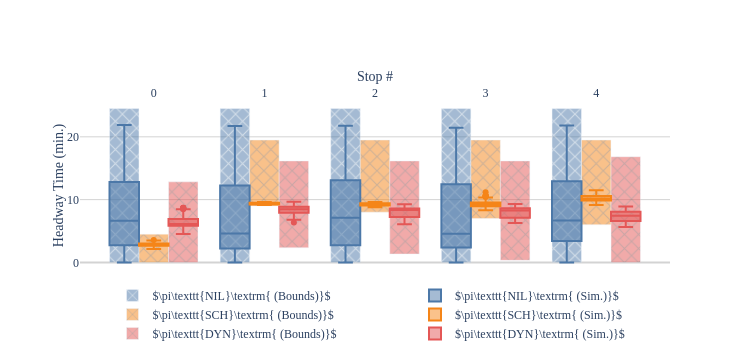
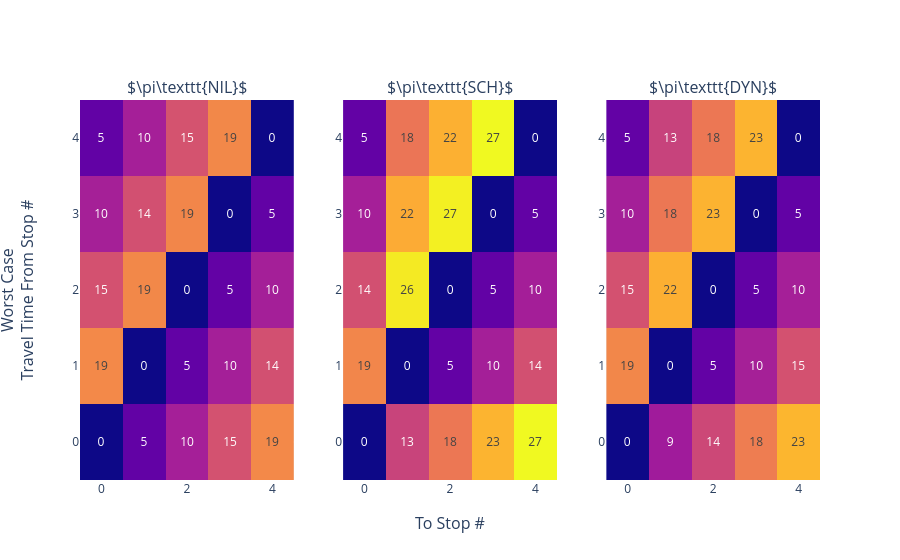

These figures' notebook cell, in order:
### Markdown cell above
## Exp 2: Holding Policy Only at the First Stop
Consider the case where only the first stop has holding policy.  This represents the case where buses are released from a terminal and service a circuit ending at the same terminal.

### Code cell
T_MAX = 60 * 24 * 7
N_STOPS = 5
BASE_ROUTE = [
    StopConfig(
        tau=(4, 4.5),
        delta=(0, 0.5),
        policy=BolehPolicy,
        policy_args={},
    ) for _ in range(N_STOPS)
]
START_TIMES = [0, 10, 20]

# Scheduled terminal departure
SCHED_ROUTE = deepcopy(BASE_ROUTE)
SCHED_ROUTE[0].policy = InfiniteSchedulePolicy
SCHED_ROUTE[0].policy_args = {'time_delta': 10, 'offset': 30}

# Headway driven holding
HEADWAY_ROUTE = deepcopy(BASE_ROUTE)
HEADWAY_ROUTE[0].policy = HeadwayDrivenPolicy
HEADWAY_ROUTE[0].policy_args = {'activation_ratio': 0.75, 'max_holding': 30}

routes = [
    RouteConfig(name=r'\pi\texttt{NIL}', route=BASE_ROUTE, start_times=START_TIMES),
    RouteConfig(name=r'\pi\texttt{SCH}', route=SCHED_ROUTE, start_times=START_TIMES),
    RouteConfig(name=r'\pi\texttt{DYN}', route=HEADWAY_ROUTE, start_times=START_TIMES),
]

run_experiment(exp_id='holdstop0', routes=routes, t_max=T_MAX)

### Figure 1 — Plotly figure (JSON) as saved in the notebook; plotly's stock layout.template omitted (floating-point values rounded to 4 significant figures; data arrays with more than 128 entries replaced by an {"elided": "..."} marker saying what was removed)
{"data": [{"base": [0], "legend": "legend", "marker": {"color": "#4C78A8", "pattern": {"shape": "x"}}, "name": "$\\pi\\texttt{NIL}\\textrm{ (Bounds)}$", "opacity": 0.5, "showlegend": true, "type": "bar", "width": 0.2667, "x": [-0.2667], "y": [24.5]}, {"legend": "legend2", "marker": {"color": "#4C78A8"}, "name": "$\\pi\\texttt{NIL}\\textrm{ (Sim.)}$", "opacity": 1, "showlegend": true, "type": "box", "width": 0.2667, "x": {"elided": "226 float values"}, "y": {"elided": "226 float values"}}, {"base": [0], "legend": "legend", "marker": {"color": "#4C78A8", "pattern": {"shape": "x"}}, "name": "$\\pi\\texttt{NIL}\\textrm{ (Bounds)}$", "opacity": 0.5, "showlegend": false, "type": "bar", "width": 0.2667, "x": [0.7333], "y": [24.5]}, {"legend": "legend2", "marker": {"color": "#4C78A8"}, "name": "$\\pi\\texttt{NIL}\\textrm{ (Sim.)}$", "opacity": 1, "showlegend": false, "type": "box", "width": 0.2667, "x": {"elided": "232 float values"}, "y": {"elided": "232 float values"}}, {"base": [0], "legend": "legend", "marker": {"color": "#4C78A8", "pattern": {"shape": "x"}}, "name": "$\\pi\\texttt{NIL}\\textrm{ (Bounds)}$", "opacity": 0.5, "showlegend": false, "type": "bar", "width": 0.2667, "x": [1.733], "y": [24.5]}, {"legend": "legend2", "marker": {"color": "#4C78A8"}, "name": "$\\pi\\texttt{NIL}\\textrm{ (Sim.)}$", "opacity": 1, "showlegend": false, "type": "box", "width": 0.2667, "x": {"elided": "238 float values"}, "y": {"elided": "238 float values"}}, {"base": [0], "legend": "legend", "marker": {"color": "#4C78A8", "pattern": {"shape": "x"}}, "name": "$\\pi\\texttt{NIL}\\textrm{ (Bounds)}$", "opacity": 0.5, "showlegend": false, "type": "bar", "width": 0.2667, "x": [2.733], "y": [24.5]}, {"legend": "legend2", "marker": {"color": "#4C78A8"}, "name": "$\\pi\\texttt{NIL}\\textrm{ (Sim.)}$", "opacity": 1, "showlegend": false, "type": "box", "width": 0.2667, "x": {"elided": "231 float values"}, "y": {"elided": "231 float values"}}, {"base": [0], "legend": "legend", "marker": {"color": "#4C78A8", "pattern": {"shape": "x"}}, "name": "$\\pi\\texttt{NIL}\\textrm{ (Bounds)}$", "opacity": 0.5, "showlegend": false, "type": "bar", "width": 0.2667, "x": [3.733], "y": [24.5]}, {"legend": "legend2", "marker": {"color": "#4C78A8"}, "name": "$\\pi\\texttt{NIL}\\textrm{ (Sim.)}$", "opacity": 1, "showlegend": false, "type": "box", "width": 0.2667, "x": {"elided": "213 float values"}, "y": {"elided": "213 float values"}}, {"base": [0], "legend": "legend", "marker": {"color": "#F58518", "pattern": {"shape": "x"}}, "name": "$\\pi\\texttt{SCH}\\textrm{ (Bounds)}$", "opacity": 0.5, "showlegend": true, "type": "bar", "width": 0.2667, "x": [-2.776e-17], "y": [4.5]}, {"legend": "legend2", "marker": {"color": "#F58518"}, "name": "$\\pi\\texttt{SCH}\\textrm{ (Sim.)}$", "opacity": 1, "showlegend": true, "type": "box", "width": 0.2667, "x": [-2.776e-17, -2.776e-17, -2.776e-17, -2.776e-17, -2.776e-17, -2.776e-17, -2.776e-17, -2.776e-17, -2.776e-17, -2.776e-17, -2.776e-17, -2.776e-17, -2.776e-17, -2.776e-17, -2.776e-17, -2.776e-17, -2.776e-17, -2.776e-17, -2.776e-17, -2.776e-17, -2.776e-17, -2.776e-17, -2.776e-17, -2.776e-17, -2.776e-17, -2.776e-17, -2.776e-17, -2.776e-17, -2.776e-17, -2.776e-17, -2.776e-17, -2.776e-17, -2.776e-17, -2.776e-17, -2.776e-17, -2.776e-17, -2.776e-17, -2.776e-17, -2.776e-17, -2.776e-17, -2.776e-17, -2.776e-17, -2.776e-17, -2.776e-17, -2.776e-17, -2.776e-17, -2.776e-17, -2.776e-17, -2.776e-17, -2.776e-17, -2.776e-17, -2.776e-17, -2.776e-17, -2.776e-17, -2.776e-17, -2.776e-17, -2.776e-17, -2.776e-17, -2.776e-17, -2.776e-17, -2.776e-17, -2.776e-17, -2.776e-17, -2.776e-17, -2.776e-17, -2.776e-17, -2.776e-17, -2.776e-17, -2.776e-17, -2.776e-17, -2.776e-17, -2.776e-17, -2.776e-17, -2.776e-17], "y": [2.581, 2.353, 2.897, 2.901, 3.491, 2.978, 3.046, 2.983, 2.633, 2.663, 3.131, 2.456, 2.82, 2.683, 2.879, 2.793, 2.305, 2.778, 2.924, 2.672, 2.831, 2.988, 3.025, 2.811, 3.102, 2.575, 2.945, 2.563, 3.096, 2.437, 2.76, 2.881, 3.318, 3.038, 3.051, 2.582, 2.741, 3.101, 3.012, 2.651, 3.167, 3.007, 2.361, 2.992, 2.907, 3.564, 3.258, 2.806, 3.166, 2.994, 2.879, 2.681, 2.822, 2.628, 2.97, 2.683, 2.976, 2.699, 2.714, 2.892, 2.694, 2.631, 3.1, 2.663, 2.589, 2.734, 2.545, 2.836, 3.095, 2.773, 3.189, 2.396, 2.896, 2.153]}, {"base": [9], "legend": "legend", "marker": {"color": "#F58518", "pattern": {"shape": "x"}}, "name": "$\\pi\\texttt{SCH}\\textrm{ (Bounds)}$", "opacity": 0.5, "showlegend": false, "type": "bar", "width": 0.2667, "x": [1], "y": [10.5]}, {"legend": "legend2", "marker": {"color": "#F58518"}, "name": "$\\pi\\texttt{SCH}\\textrm{ (Sim.)}$", "opacity": 1, "showlegend": false, "type": "box", "width": 0.2667, "x": [1, 1, 1, 1, 1, 1, 1, 1, 1, 1, 1, 1, 1, 1, 1], "y": [9.609, 9.372, 9.4, 9.62, 9.244, 9.406, 9.243, 9.568, 9.148, 9.152, 9.464, 9.417, 9.214, 9.513, 9.369]}, {"base": [8], "legend": "legend", "marker": {"color": "#F58518", "pattern": {"shape": "x"}}, "name": "$\\pi\\texttt{SCH}\\textrm{ (Bounds)}$", "opacity": 0.5, "showlegend": false, "type": "bar", "width": 0.2667, "x": [2], "y": [11.5]}, {"legend": "legend2", "marker": {"color": "#F58518"}, "name": "$\\pi\\texttt{SCH}\\textrm{ (Sim.)}$", "opacity": 1, "showlegend": false, "type": "box", "width": 0.2667, "x": [2, 2, 2, 2, 2, 2, 2, 2, 2, 2, 2, 2, 2, 2, 2, 2, 2, 2, 2, 2, 2, 2, 2, 2, 2, 2, 2, 2, 2, 2, 2, 2, 2, 2, 2, 2, 2, 2, 2, 2, 2, 2, 2, 2, 2], "y": [8.912, 9.502, 9.614, 9.444, 9.15, 9.458, 9.023, 9.511, 8.976, 9.202, 8.803, 8.894, 9.467, 8.981, 9.44, 9.263, 9.119, 9.362, 8.901, 8.937, 9.34, 9.326, 9.265, 9.071, 9.445, 9.583, 9.377, 9.186, 9.554, 9.096, 9.179, 9.217, 9.47, 8.932, 9.124, 9.438, 9.236, 8.813, 9.313, 9.432, 9.104, 9.269, 9.09, 9.349, 9.086]}, {"base": [7], "legend": "legend", "marker": {"color": "#F58518", "pattern": {"shape": "x"}}, "name": "$\\pi\\texttt{SCH}\\textrm{ (Bounds)}$", "opacity": 0.5, "showlegend": false, "type": "bar", "width": 0.2667, "x": [3], "y": [12.5]}, {"legend": "legend2", "marker": {"color": "#F58518"}, "name": "$\\pi\\texttt{SCH}\\textrm{ (Sim.)}$", "opacity": 1, "showlegend": false, "type": "box", "width": 0.2667, "x": [3, 3, 3, 3, 3, 3, 3, 3, 3, 3, 3, 3, 3, 3, 3, 3, 3, 3, 3, 3, 3, 3, 3, 3, 3, 3, 3, 3, 3, 3, 3, 3, 3, 3, 3, 3, 3, 3, 3, 3, 3, 3, 3, 3, 3, 3, 3, 3, 3, 3, 3, 3, 3, 3, 3, 3, 3, 3, 3, 3, 3, 3, 3, 3, 3, 3, 3, 3, 3, 3, 3, 3, 3, 3, 3, 3, 3, 3, 3, 3, 3, 3, 3], "y": [10.58, 9.414, 8.586, 8.953, 8.605, 8.94, 10.3, 8.886, 9.585, 9.268, 8.932, 8.949, 8.98, 9.199, 8.56, 8.918, 9.174, 8.91, 9.074, 9.902, 9.287, 9.064, 9.981, 10.28, 9.057, 9.336, 9.175, 9.243, 9.474, 9.249, 8.823, 8.979, 11.19, 8.846, 9.163, 8.954, 9.922, 9.123, 8.83, 8.917, 9.821, 8.943, 9.44, 9.522, 9.209, 9.537, 9.934, 8.895, 10.35, 9.468, 9.055, 10.1, 9.447, 10.22, 8.329, 9.375, 9.27, 9.221, 9.022, 10.62, 10.1, 9.305, 9.084, 8.789, 8.858, 10.55, 9.247, 9.245, 9.222, 8.999, 9.473, 10.64, 10.6, 10.07, 9.236, 9.114, 9.455, 10.42, 8.713, 9.426, 9.351, 9.124, 8.986]}, {"base": [6], "legend": "legend", "marker": {"color": "#F58518", "pattern": {"shape": "x"}}, "name": "$\\pi\\texttt{SCH}\\textrm{ (Bounds)}$", "opacity": 0.5, "showlegend": false, "type": "bar", "width": 0.2667, "x": [4], "y": [13.5]}, {"legend": "legend2", "marker": {"color": "#F58518"}, "name": "$\\pi\\texttt{SCH}\\textrm{ (Sim.)}$", "opacity": 1, "showlegend": false, "type": "box", "width": 0.2667, "x": [4, 4, 4, 4, 4, 4, 4, 4, 4, 4, 4, 4, 4, 4, 4, 4, 4, 4, 4, 4, 4, 4, 4, 4, 4, 4, 4, 4, 4, 4, 4, 4, 4, 4, 4, 4, 4, 4, 4, 4, 4, 4, 4, 4, 4, 4, 4, 4, 4, 4, 4, 4], "y": [10.87, 10.52, 10.64, 10.05, 10.85, 9.857, 10.21, 10.4, 9.526, 10.62, 9.841, 10.03, 10.35, 10.07, 10.29, 9.922, 10.89, 9.607, 10.05, 10.1, 11.5, 9.895, 10.95, 11.28, 9.257, 9.846, 10.54, 10.52, 9.15, 9.855, 9.855, 10.5, 9.843, 9.603, 9.967, 10.39, 10.76, 10.04, 10.42, 9.954, 9.658, 9.947, 10.63, 10.13, 10.39, 10.13, 10.26, 10.91, 10.64, 10.99, 9.881, 9.518]}, {"base": [0], "legend": "legend", "marker": {"color": "#E45756", "pattern": {"shape": "x"}}, "name": "$\\pi\\texttt{DYN}\\textrm{ (Bounds)}$", "opacity": 0.5, "showlegend": true, "type": "bar", "width": 0.2667, "x": [0.2667], "y": [12.83]}, {"legend": "legend2", "marker": {"color": "#E45756"}, "name": "$\\pi\\texttt{DYN}\\textrm{ (Sim.)}$", "opacity": 1, "showlegend": true, "type": "box", "width": 0.2667, "x": [0.2667, 0.2667, 0.2667, 0.2667, 0.2667, 0.2667, 0.2667, 0.2667, 0.2667, 0.2667, 0.2667, 0.2667, 0.2667, 0.2667, 0.2667, 0.2667, 0.2667, 0.2667, 0.2667, 0.2667, 0.2667, 0.2667, 0.2667, 0.2667, 0.2667, 0.2667, 0.2667, 0.2667, 0.2667, 0.2667, 0.2667, 0.2667, 0.2667, 0.2667, 0.2667, 0.2667, 0.2667, 0.2667, 0.2667, 0.2667, 0.2667, 0.2667, 0.2667, 0.2667, 0.2667, 0.2667, 0.2667, 0.2667, 0.2667, 0.2667, 0.2667, 0.2667, 0.2667, 0.2667, 0.2667, 0.2667, 0.2667, 0.2667, 0.2667, 0.2667, 0.2667, 0.2667, 0.2667, 0.2667, 0.2667, 0.2667, 0.2667, 0.2667, 0.2667, 0.2667, 0.2667, 0.2667, 0.2667, 0.2667, 0.2667, 0.2667], "y": [5.482, 8.484, 5.56, 6.016, 6.128, 6.566, 8.51, 8.478, 6.846, 5.963, 8.661, 5.76, 6.127, 5.912, 6.195, 5.738, 5.74, 6.081, 6.041, 5.915, 6.176, 8.507, 8.193, 6.974, 6.022, 8.304, 8.615, 5.563, 8.728, 5.611, 6.235, 6.602, 4.51, 6.524, 8.192, 5.859, 8.338, 5.939, 6.049, 5.827, 7.409, 5.839, 4.645, 6.052, 6.642, 6.002, 6.051, 7.16, 5.796, 5.971, 6.433, 6.241, 6.531, 5.841, 6.807, 6.08, 6.001, 5.833, 5.897, 7.999, 5.586, 8.699, 6.38, 6.482, 6.322, 5.514, 6.535, 6.706, 8.274, 8.061, 5.906, 5.778, 6.234, 8.654, 5.666, 5.247]}, {"base": [2.333], "legend": "legend", "marker": {"color": "#E45756", "pattern": {"shape": "x"}}, "name": "$\\pi\\texttt{DYN}\\textrm{ (Bounds)}$", "opacity": 0.5, "showlegend": false, "type": "bar", "width": 0.2667, "x": [1.267], "y": [13.83]}, {"legend": "legend2", "marker": {"color": "#E45756"}, "name": "$\\pi\\texttt{DYN}\\textrm{ (Sim.)}$", "opacity": 1, "showlegend": false, "type": "box", "width": 0.2667, "x": [1.267, 1.267, 1.267, 1.267, 1.267, 1.267, 1.267, 1.267, 1.267, 1.267, 1.267, 1.267, 1.267, 1.267, 1.267, 1.267, 1.267, 1.267, 1.267, 1.267, 1.267, 1.267, 1.267, 1.267, 1.267, 1.267, 1.267, 1.267, 1.267, 1.267, 1.267, 1.267, 1.267, 1.267, 1.267, 1.267, 1.267, 1.267, 1.267, 1.267, 1.267, 1.267, 1.267, 1.267, 1.267, 1.267, 1.267, 1.267, 1.267, 1.267, 1.267], "y": [9.252, 8.376, 8.641, 6.916, 8.403, 8.27, 8.63, 8.627, 8.263, 9.211, 6.959, 8.88, 8.623, 8.735, 8.495, 7.469, 8.866, 9.061, 7.032, 8.628, 7.899, 9.667, 6.349, 7.258, 7.95, 8.995, 8.285, 7.874, 6.815, 8.373, 8.358, 6.781, 8.746, 9.275, 8.158, 9.088, 8.864, 7.454, 9.025, 8.823, 7.056, 8.66, 9.174, 8.206, 8.466, 8.282, 8.368, 9.159, 7.788, 8.745, 8.919]}, {"base": [1.333], "legend": "legend", "marker": {"color": "#E45756", "pattern": {"shape": "x"}}, "name": "$\\pi\\texttt{DYN}\\textrm{ (Bounds)}$", "opacity": 0.5, "showlegend": false, "type": "bar", "width": 0.2667, "x": [2.267], "y": [14.83]}, {"legend": "legend2", "marker": {"color": "#E45756"}, "name": "$\\pi\\texttt{DYN}\\textrm{ (Sim.)}$", "opacity": 1, "showlegend": false, "type": "box", "width": 0.2667, "x": [2.267, 2.267, 2.267, 2.267, 2.267, 2.267, 2.267, 2.267, 2.267, 2.267, 2.267, 2.267, 2.267, 2.267, 2.267, 2.267, 2.267, 2.267, 2.267, 2.267, 2.267, 2.267, 2.267, 2.267, 2.267, 2.267, 2.267, 2.267, 2.267, 2.267, 2.267, 2.267, 2.267, 2.267, 2.267, 2.267, 2.267, 2.267, 2.267, 2.267, 2.267, 2.267, 2.267, 2.267, 2.267, 2.267, 2.267, 2.267, 2.267, 2.267, 2.267, 2.267, 2.267, 2.267, 2.267, 2.267, 2.267, 2.267, 2.267, 2.267, 2.267, 2.267, 2.267, 2.267, 2.267, 2.267, 2.267, 2.267, 2.267, 2.267, 2.267, 2.267, 2.267, 2.267], "y": [8.803, 6.506, 8.567, 7.184, 8.518, 6.073, 7.288, 8.653, 8.808, 7.069, 7.965, 7.891, 8.376, 8.719, 9.145, 9.261, 8.787, 6.929, 8.603, 7.374, 8.924, 6.657, 6.25, 8.425, 7.507, 8.531, 8.749, 7.51, 6.959, 6.973, 8.294, 7.185, 7.066, 8.196, 8.75, 8.469, 8.953, 7.519, 8.467, 8.215, 8.964, 8.383, 7.862, 6.551, 8.363, 7.573, 8.858, 8.403, 8.634, 8.789, 6.92, 8.367, 8.548, 8.721, 8.424, 7.227, 8.473, 8.529, 6.401, 7.447, 8.604, 8.335, 9.105, 8.34, 7.075, 6.444, 8.597, 7.247, 6.648, 8.568, 8.219, 8.18, 8.223, 8.86]}, {"base": [0.3333], "legend": "legend", "marker": {"color": "#E45756", "pattern": {"shape": "x"}}, "name": "$\\pi\\texttt{DYN}\\textrm{ (Bounds)}$", "opacity": 0.5, "showlegend": false, "type": "bar", "width": 0.2667, "x": [3.267], "y": [15.83]}, {"legend": "legend2", "marker": {"color": "#E45756"}, "name": "$\\pi\\texttt{DYN}\\textrm{ (Sim.)}$", "opacity": 1, "showlegend": false, "type": "box", "width": 0.2667, "x": [3.267, 3.267, 3.267, 3.267, 3.267, 3.267, 3.267, 3.267, 3.267, 3.267, 3.267, 3.267, 3.267, 3.267, 3.267, 3.267, 3.267, 3.267, 3.267, 3.267, 3.267, 3.267, 3.267, 3.267, 3.267, 3.267, 3.267, 3.267, 3.267, 3.267, 3.267, 3.267, 3.267, 3.267, 3.267, 3.267, 3.267, 3.267, 3.267, 3.267, 3.267, 3.267, 3.267, 3.267, 3.267, 3.267, 3.267, 3.267, 3.267, 3.267, 3.267, 3.267, 3.267, 3.267, 3.267, 3.267, 3.267, 3.267, 3.267, 3.267, 3.267, 3.267, 3.267, 3.267, 3.267, 3.267, 3.267, 3.267, 3.267, 3.267, 3.267, 3.267, 3.267, 3.267, 3.267, 3.267, 3.267, 3.267, 3.267, 3.267, 3.267, 3.267, 3.267, 3.267, 3.267, 3.267, 3.267, 3.267, 3.267, 3.267, 3.267, 3.267, 3.267, 3.267, 3.267, 3.267, 3.267, 3.267, 3.267, 3.267, 3.267, 3.267, 3.267, 3.267, 3.267, 3.267, 3.267, 3.267, 3.267, 3.267, 3.267, 3.267, 3.267], "y": [7.513, 8.452, 8.382, 9.004, 8.138, 8.548, 8.649, 8.51, 7.014, 8.313, 6.802, 8.86, 8.395, 8.264, 8.374, 9.179, 9.249, 6.988, 9.299, 6.73, 7.014, 8.712, 9.089, 6.323, 8.615, 7.353, 6.806, 8.459, 6.453, 6.563, 8.297, 7.448, 8.619, 6.441, 7.198, 8.305, 8.469, 7.08, 8.96, 8.146, 6.592, 8.6, 8.625, 8.248, 8.427, 8.951, 6.666, 8.428, 8.618, 8.874, 8.614, 9.192, 7.198, 9.23, 8.065, 8.056, 8.094, 7.55, 8.557, 8.543, 9.164, 6.285, 8.484, 8.254, 6.488, 6.604, 8.914, 7.183, 8.868, 8.312, 8.881, 7.136, 8.474, 8.339, 7.364, 7.002, 7.169, 8.676, 7.083, 8.806, 8.09, 8.315, 7.2, 7.168, 8.014, 8.453, 8.135, 8.638, 8.736, 6.684, 6.59, 7.642, 6.666, 8.702, 7.758, 7.202, 8.656, 7.553, 8.732, 8.452, 6.395, 8.418, 6.926, 6.421, 8.143, 7.046, 8.313, 7.231, 8.239, 6.51, 9.108, 6.74, 6.884]}, {"base": [0], "legend": "legend", "marker": {"color": "#E45756", "pattern": {"shape": "x"}}, "name": "$\\pi\\texttt{DYN}\\textrm{ (Bounds)}$", "opacity": 0.5, "showlegend": false, "type": "bar", "width": 0.2667, "x": [4.267], "y": [16.83]}, {"legend": "legend2", "marker": {"color": "#E45756"}, "name": "$\\pi\\texttt{DYN}\\textrm{ (Sim.)}$", "opacity": 1, "showlegend": false, "type": "box", "width": 0.2667, "x": [4.267, 4.267, 4.267, 4.267, 4.267, 4.267, 4.267, 4.267, 4.267, 4.267, 4.267, 4.267, 4.267, 4.267, 4.267, 4.267, 4.267, 4.267, 4.267, 4.267, 4.267, 4.267, 4.267, 4.267, 4.267, 4.267, 4.267, 4.267, 4.267, 4.267, 4.267, 4.267, 4.267, 4.267, 4.267, 4.267, 4.267, 4.267, 4.267, 4.267, 4.267, 4.267, 4.267, 4.267, 4.267, 4.267, 4.267, 4.267], "y": [7.689, 6.29, 7.407, 7.622, 7.919, 8.913, 8.305, 6.365, 6.462, 6.666, 7.326, 7.26, 8.154, 8.352, 7.491, 6.26, 8.456, 7.003, 8.105, 6.597, 7.115, 8.148, 7.026, 8.105, 6.584, 7.686, 7.628, 6.358, 8.252, 6.573, 7.692, 8.725, 7.694, 7.535, 7.293, 8.044, 5.881, 8.471, 6.501, 6.625, 8.808, 7.972, 7.594, 6.526, 6.97, 5.645, 6.82, 7.137]}], "layout": {"font": {"family": "Times New Roman, serif"}, "height": 360, "legend": {"orientation": "v", "x": 0.25, "xanchor": "center", "y": -0.45, "yanchor": "bottom"}, "legend2": {"orientation": "v", "x": 0.75, "xanchor": "center", "y": -0.45, "yanchor": "bottom"}, "plot_bgcolor": "white", "width": 750, "xaxis": {"autorange": true, "range": [-0.6667, 4.667], "side": "top", "tickmode": "array", "tickvals": [0, 1, 2, 3, 4], "title": {"standoff": 0, "text": "Stop #"}, "type": "linear"}, "yaxis": {"autorange": true, "gridcolor": "lightgrey", "range": [-1.361, 25.86], "showgrid": true, "title": {"standoff": 0, "text": "Headway Time (min.)"}, "type": "linear", "zeroline": true, "zerolinecolor": "lightgrey"}}}

### Figure 2 — Plotly figure (JSON) as saved in the notebook; plotly's stock layout.template omitted (floating-point values rounded to 4 significant figures)
{"data": [{"showscale": false, "text": [[0, 4.965, 9.855, 14.61, 19.41], [19.4, 0, 4.98, 9.814, 14.48], [14.55, 19.32, 0, 4.991, 9.819], [9.901, 14.44, 19.19, 0, 4.96], [4.974, 9.85, 14.72, 19.29, 0]], "texttemplate": "%{text:.0f}", "type": "heatmap", "xaxis": "x", "yaxis": "y", "z": [[0, 4.965, 9.855, 14.61, 19.41], [19.4, 0, 4.98, 9.814, 14.48], [14.55, 19.32, 0, 4.991, 9.819], [9.901, 14.44, 19.19, 0, 4.96], [4.974, 9.85, 14.72, 19.29, 0]], "zmax": 27.21, "zmin": 0}, {"showscale": false, "text": [[0, 13.33, 17.99, 22.65, 27.21], [19.15, 0, 4.987, 9.807, 14.45], [14.44, 26.25, 0, 4.975, 9.771], [9.86, 21.98, 26.62, 0, 4.978], [4.983, 17.82, 22.36, 27.21, 0]], "texttemplate": "%{text:.0f}", "type": "heatmap", "xaxis": "x2", "yaxis": "y2", "z": [[0, 13.33, 17.99, 22.65, 27.21], [19.15, 0, 4.987, 9.807, 14.45], [14.44, 26.25, 0, 4.975, 9.771], [9.86, 21.98, 26.62, 0, 4.978], [4.983, 17.82, 22.36, 27.21, 0]], "zmax": 27.21, "zmin": 0}, {"showscale": false, "text": [[0, 9.457, 13.72, 18.44, 22.76], [19.26, 0, 4.986, 9.919, 14.55], [14.58, 22.3, 0, 4.975, 9.855], [9.795, 17.98, 22.6, 0, 4.973], [4.991, 13.22, 17.96, 22.67, 0]], "texttemplate": "%{text:.0f}", "type": "heatmap", "xaxis": "x3", "yaxis": "y3", "z": [[0, 9.457, 13.72, 18.44, 22.76], [19.26, 0, 4.986, 9.919, 14.55], [14.58, 22.3, 0, 4.975, 9.855], [9.795, 17.98, 22.6, 0, 4.973], [4.991, 13.22, 17.96, 22.67, 0]], "zmax": 27.21, "zmin": 0}], "layout": {"annotations": [{"font": {"size": 16}, "showarrow": false, "text": "$\\pi\\texttt{NIL}$", "x": 0.1444, "xanchor": "center", "xref": "paper", "y": 1, "yanchor": "bottom", "yref": "paper"}, {"font": {"size": 16}, "showarrow": false, "text": "$\\pi\\texttt{SCH}$", "x": 0.5, "xanchor": "center", "xref": "paper", "y": 1, "yanchor": "bottom", "yref": "paper"}, {"font": {"size": 16}, "showarrow": false, "text": "$\\pi\\texttt{DYN}$", "x": 0.8556, "xanchor": "center", "xref": "paper", "y": 1, "yanchor": "bottom", "yref": "paper"}, {"font": {"size": 16}, "showarrow": false, "text": "To Stop #", "x": 0.5, "xanchor": "center", "xref": "paper", "y": 0, "yanchor": "top", "yref": "paper", "yshift": -30}, {"font": {"size": 16}, "showarrow": false, "text": "Worst Case<br>Travel Time From Stop #", "textangle": -90, "x": 0, "xanchor": "right", "xref": "paper", "xshift": -40, "y": 0.5, "yanchor": "middle", "yref": "paper"}], "autosize": true, "xaxis": {"anchor": "y", "autorange": true, "domain": [0, 0.2889], "range": [-0.5, 4.5]}, "xaxis2": {"anchor": "y2", "autorange": true, "domain": [0.3556, 0.6444], "range": [-0.5, 4.5]}, "xaxis3": {"anchor": "y3", "autorange": true, "domain": [0.7111, 1], "range": [-0.5, 4.5]}, "yaxis": {"anchor": "x", "autorange": true, "domain": [0, 1], "range": [-0.5, 4.5]}, "yaxis2": {"anchor": "x2", "autorange": true, "domain": [0, 1], "range": [-0.5, 4.5]}, "yaxis3": {"anchor": "x3", "autorange": true, "domain": [0, 1], "range": [-0.5, 4.5]}}}
